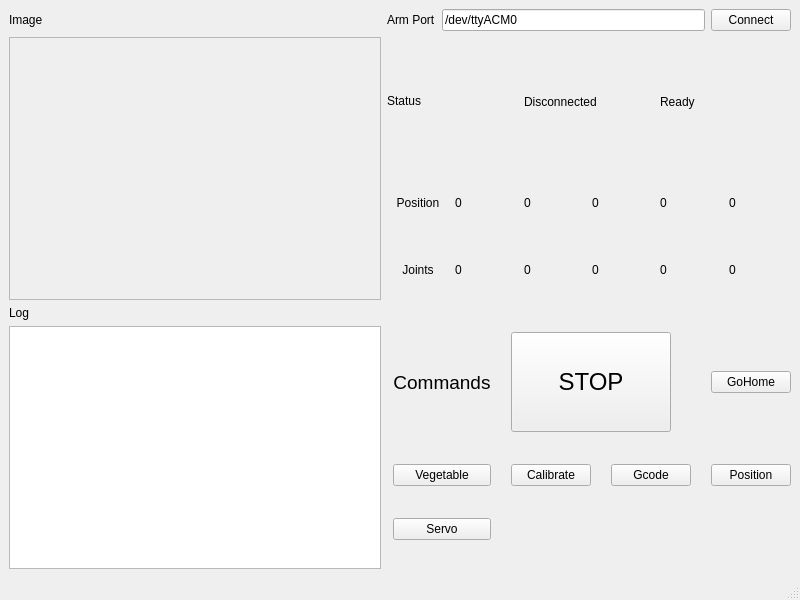
<?xml version="1.0" encoding="UTF-8"?>
<ui version="4.0">
 <class>dorna_main_gui</class>
 <widget class="QMainWindow" name="dorna_main_gui">
  <property name="geometry">
   <rect>
    <x>0</x>
    <y>0</y>
    <width>800</width>
    <height>600</height>
   </rect>
  </property>
  <property name="windowTitle">
   <string>MainWindow</string>
  </property>
  <widget class="QWidget" name="centralwidget">
   <layout class="QGridLayout" name="gridLayout">
    <item row="1" column="0">
     <widget class="QScrollArea" name="image_scroll_area">
      <property name="autoFillBackground">
       <bool>true</bool>
      </property>
      <property name="widgetResizable">
       <bool>true</bool>
      </property>
      <widget class="QWidget" name="scrollAreaWidgetContents">
       <property name="geometry">
        <rect>
         <x>0</x>
         <y>0</y>
         <width>359</width>
         <height>260</height>
        </rect>
       </property>
       <widget class="QLabel" name="image_label">
        <property name="geometry">
         <rect>
          <x>0</x>
          <y>10</y>
          <width>331</width>
          <height>251</height>
         </rect>
        </property>
        <property name="sizePolicy">
         <sizepolicy hsizetype="Expanding" vsizetype="Expanding">
          <horstretch>0</horstretch>
          <verstretch>0</verstretch>
         </sizepolicy>
        </property>
        <property name="text">
         <string/>
        </property>
        <property name="scaledContents">
         <bool>true</bool>
        </property>
       </widget>
      </widget>
     </widget>
    </item>
    <item row="0" column="1">
     <layout class="QHBoxLayout" name="arm_connection">
      <item>
       <widget class="QLabel" name="arm_port_label">
        <property name="text">
         <string>Arm Port</string>
        </property>
       </widget>
      </item>
      <item>
       <widget class="QLineEdit" name="arm_port">
        <property name="text">
         <string>/dev/ttyACM0</string>
        </property>
       </widget>
      </item>
      <item>
       <widget class="QPushButton" name="connect_arm">
        <property name="text">
         <string>Connect</string>
        </property>
       </widget>
      </item>
     </layout>
    </item>
    <item row="1" column="1">
     <layout class="QVBoxLayout" name="verticalLayout_2">
      <item>
       <layout class="QHBoxLayout" name="horizontalLayout">
        <item>
         <widget class="QLabel" name="status_label">
          <property name="sizePolicy">
           <sizepolicy hsizetype="Preferred" vsizetype="Minimum">
            <horstretch>0</horstretch>
            <verstretch>0</verstretch>
           </sizepolicy>
          </property>
          <property name="maximumSize">
           <size>
            <width>16777215</width>
            <height>20</height>
           </size>
          </property>
          <property name="text">
           <string>Status</string>
          </property>
         </widget>
        </item>
        <item>
         <widget class="QLabel" name="connection_status_label">
          <property name="text">
           <string>Disconnected</string>
          </property>
         </widget>
        </item>
        <item>
         <widget class="QLabel" name="robot_status_label">
          <property name="text">
           <string>Ready</string>
          </property>
         </widget>
        </item>
       </layout>
      </item>
      <item>
       <layout class="QGridLayout" name="arm_status_grid">
        <item row="1" column="0">
         <widget class="QLabel" name="label_5">
          <property name="text">
           <string>Joints</string>
          </property>
          <property name="alignment">
           <set>Qt::AlignCenter</set>
          </property>
         </widget>
        </item>
        <item row="0" column="0">
         <widget class="QLabel" name="label_4">
          <property name="text">
           <string>Position</string>
          </property>
          <property name="alignment">
           <set>Qt::AlignCenter</set>
          </property>
         </widget>
        </item>
        <item row="0" column="3">
         <widget class="QLabel" name="state_z">
          <property name="text">
           <string>0</string>
          </property>
         </widget>
        </item>
        <item row="1" column="3">
         <widget class="QLabel" name="state_j2">
          <property name="text">
           <string>0</string>
          </property>
         </widget>
        </item>
        <item row="1" column="2">
         <widget class="QLabel" name="state_j1">
          <property name="text">
           <string>0</string>
          </property>
         </widget>
        </item>
        <item row="1" column="5">
         <widget class="QLabel" name="state_j4">
          <property name="text">
           <string>0</string>
          </property>
         </widget>
        </item>
        <item row="0" column="5">
         <widget class="QLabel" name="state_b">
          <property name="text">
           <string>0</string>
          </property>
         </widget>
        </item>
        <item row="0" column="2">
         <widget class="QLabel" name="state_y">
          <property name="text">
           <string>0</string>
          </property>
         </widget>
        </item>
        <item row="0" column="1">
         <widget class="QLabel" name="state_x">
          <property name="text">
           <string>0</string>
          </property>
         </widget>
        </item>
        <item row="1" column="1">
         <widget class="QLabel" name="state_j0">
          <property name="text">
           <string>0</string>
          </property>
         </widget>
        </item>
        <item row="1" column="4">
         <widget class="QLabel" name="state_j3">
          <property name="text">
           <string>0</string>
          </property>
         </widget>
        </item>
        <item row="0" column="4">
         <widget class="QLabel" name="state_a">
          <property name="text">
           <string>0</string>
          </property>
         </widget>
        </item>
       </layout>
      </item>
     </layout>
    </item>
    <item row="2" column="0">
     <layout class="QVBoxLayout" name="arm_log">
      <item>
       <widget class="QLabel" name="log_label">
        <property name="text">
         <string>Log</string>
        </property>
       </widget>
      </item>
      <item>
       <widget class="QTextEdit" name="log_box">
        <property name="readOnly">
         <bool>true</bool>
        </property>
       </widget>
      </item>
     </layout>
    </item>
    <item row="2" column="1">
     <layout class="QGridLayout" name="action_grid">
      <property name="leftMargin">
       <number>6</number>
      </property>
      <property name="horizontalSpacing">
       <number>20</number>
      </property>
      <property name="verticalSpacing">
       <number>6</number>
      </property>
      <item row="5" column="0">
       <widget class="QPushButton" name="vegetable_cut_action">
        <property name="text">
         <string>Vegetable</string>
        </property>
       </widget>
      </item>
      <item row="0" column="0">
       <widget class="QLabel" name="action_label">
        <property name="font">
         <font>
          <pointsize>14</pointsize>
         </font>
        </property>
        <property name="text">
         <string>Commands</string>
        </property>
        <property name="alignment">
         <set>Qt::AlignCenter</set>
        </property>
       </widget>
      </item>
      <item row="5" column="1">
       <widget class="QPushButton" name="calibrate_action">
        <property name="text">
         <string>Calibrate</string>
        </property>
       </widget>
      </item>
      <item row="0" column="4">
       <widget class="QPushButton" name="home_action">
        <property name="text">
         <string>GoHome</string>
        </property>
       </widget>
      </item>
      <item row="5" column="2">
       <widget class="QPushButton" name="gcode_action">
        <property name="text">
         <string>Gcode</string>
        </property>
       </widget>
      </item>
      <item row="5" column="4">
       <widget class="QPushButton" name="position_action">
        <property name="text">
         <string>Position</string>
        </property>
       </widget>
      </item>
      <item row="0" column="1" colspan="2">
       <widget class="QPushButton" name="stop_action">
        <property name="sizePolicy">
         <sizepolicy hsizetype="Minimum" vsizetype="Expanding">
          <horstretch>0</horstretch>
          <verstretch>0</verstretch>
         </sizepolicy>
        </property>
        <property name="maximumSize">
         <size>
          <width>160</width>
          <height>100</height>
         </size>
        </property>
        <property name="font">
         <font>
          <pointsize>18</pointsize>
         </font>
        </property>
        <property name="text">
         <string>STOP</string>
        </property>
       </widget>
      </item>
      <item row="6" column="0">
       <widget class="QPushButton" name="servo_action">
        <property name="text">
         <string>Servo</string>
        </property>
       </widget>
      </item>
     </layout>
    </item>
    <item row="0" column="0">
     <widget class="QLabel" name="image_text_label">
      <property name="text">
       <string>Image</string>
      </property>
     </widget>
    </item>
   </layout>
  </widget>
  <widget class="QStatusBar" name="statusbar"/>
 </widget>
 <resources/>
 <connections/>
</ui>
